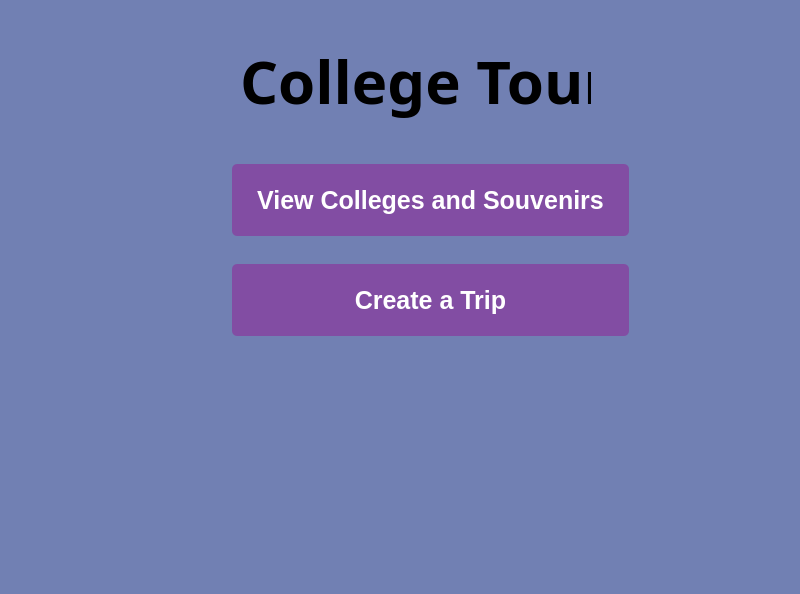
<?xml version="1.0" encoding="UTF-8"?>
<ui version="4.0">
 <class>MainWindow</class>
 <widget class="QMainWindow" name="MainWindow">
  <property name="geometry">
   <rect>
    <x>0</x>
    <y>0</y>
    <width>800</width>
    <height>594</height>
   </rect>
  </property>
  <property name="windowTitle">
   <string>MainWindow</string>
  </property>
  <property name="styleSheet">
   <string notr="true">background-color: rgb(113, 128, 179); </string>
  </property>
  <widget class="QWidget" name="centralwidget">
   <widget class="QPushButton" name="openCollegeListButton">
    <property name="geometry">
     <rect>
      <x>230</x>
      <y>160</y>
      <width>401</width>
      <height>80</height>
     </rect>
    </property>
    <property name="font">
     <font>
      <pointsize>-1</pointsize>
      <bold>true</bold>
      <underline>false</underline>
      <strikeout>false</strikeout>
     </font>
    </property>
    <property name="styleSheet">
     <string notr="true">/* Normal state */
QPushButton {
    background-color: rgb(130, 77, 163); 
    border: none;
    color: white;
    padding: 10px 20px;
    text-align: center;
    text-decoration: none;
    display: inline-block;
    font-size: 25px;
    margin: 4px 2px;
    cursor: pointer;
    border-radius: 5px; /* Rounded corners */
}

/* Hovered state */
QPushButton:hover {
    background-color: rgb(72, 15, 28); 
}</string>
    </property>
    <property name="text">
     <string>View Colleges and Souvenirs</string>
    </property>
   </widget>
   <widget class="QPushButton" name="beginTrip">
    <property name="geometry">
     <rect>
      <x>230</x>
      <y>260</y>
      <width>401</width>
      <height>80</height>
     </rect>
    </property>
    <property name="font">
     <font>
      <pointsize>-1</pointsize>
      <bold>true</bold>
      <underline>false</underline>
      <strikeout>false</strikeout>
     </font>
    </property>
    <property name="styleSheet">
     <string notr="true">/* Normal state */
QPushButton {
    background-color: rgb(130, 77, 163); 
    border: none;
    color: white;
    padding: 10px 20px;
    text-align: center;
    text-decoration: none;
    display: inline-block;
    font-size: 25px;
    margin: 4px 2px;
    cursor: pointer;
    border-radius: 5px; /* Rounded corners */
}

/* Hovered state */
QPushButton:hover {
    background-color: rgb(72, 15, 28); 
}</string>
    </property>
    <property name="text">
     <string>Create a Trip</string>
    </property>
   </widget>
   <widget class="QLabel" name="label">
    <property name="geometry">
     <rect>
      <x>240</x>
      <y>30</y>
      <width>351</width>
      <height>100</height>
     </rect>
    </property>
    <property name="font">
     <font>
      <family>Berlin Sans FB Demi</family>
      <pointsize>45</pointsize>
      <bold>true</bold>
     </font>
    </property>
    <property name="styleSheet">
     <string notr="true">color: black;
</string>
    </property>
    <property name="text">
     <string>College Tour</string>
    </property>
   </widget>
  </widget>
  <widget class="QMenuBar" name="menubar">
   <property name="geometry">
    <rect>
     <x>0</x>
     <y>0</y>
     <width>800</width>
     <height>24</height>
    </rect>
   </property>
  </widget>
  <widget class="QStatusBar" name="statusbar"/>
 </widget>
 <resources/>
 <connections/>
</ui>
